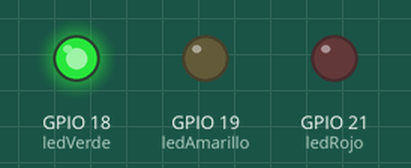
Recording of a sketch running on a simulated ESP32. Parts: output pins drawn as LEDs (lit = HIGH).

Above: at 1.2 s.
At 3.7 s:
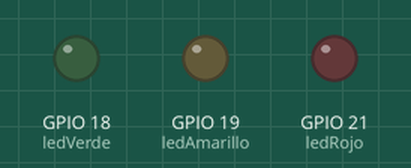
At 6.0 s:
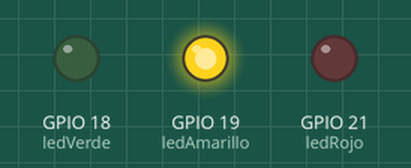
At 8.0 s:
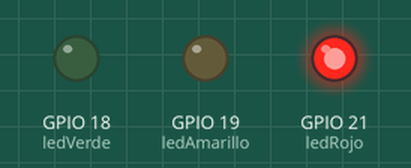
Timing chart, 0 to 11.7 s (numbered marks = the images above):
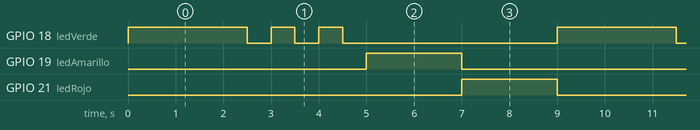

The sketch:

Semaforo.ino
```cpp
/*
  Semáforo en ESP32 con parpadeo del LED verde
*/

const int ledRojo = 21;
const int ledAmarillo = 19;
const int ledVerde = 18;

void setup() {
  // Configuración de pines como salida
  pinMode(ledRojo, OUTPUT);
  pinMode(ledAmarillo, OUTPUT);
  pinMode(ledVerde, OUTPUT);
}

void loop() {

  // Fase 0: Verde encendido
  digitalWrite(ledRojo, LOW);     // Asegurarse de que el rojo esté apagado
  digitalWrite(ledVerde, HIGH);   // Encender verde
  delay(2000);                    // 2 segundos con verde encendido

  // Fase 1: Verde parpadea 3 veces
  for (int i = 0; i < 3; i++) {
    digitalWrite(ledVerde, HIGH);  // Encender verde
    delay(500);                    // Esperar 500 ms (medio segundo)
    digitalWrite(ledVerde, LOW);   // Apagar verde
    delay(500);                    // Esperar 500 ms (medio segundo)
  }

  // Fase 2: Amarillo encendido
  digitalWrite(ledVerde, LOW);     // Asegurarse de que el verde esté apagado
  digitalWrite(ledAmarillo, HIGH); // Encender amarillo
  digitalWrite(ledRojo, LOW);      // Asegurarse de que el rojo esté apagado
  delay(2000);                     // 2 segundos con amarillo encendido

  // Fase 3: Rojo encendido
  digitalWrite(ledVerde, LOW);     // Asegurarse de que el verde esté apagado
  digitalWrite(ledAmarillo, LOW);  // Apagar amarillo
  digitalWrite(ledRojo, HIGH);     // Encender rojo
  delay(2000);                     // 2 segundos con rojo encendido
}
```

Measured:
- by itself, GPIO 18 (ledVerde): repeats every 9.0 s: 2 × (LOW 0.50 s, HIGH 0.50 s), LOW 4.5 s, HIGH 2.5 s
- by itself, GPIO 19 (ledAmarillo), GPIO 21 (ledRojo): alternates HIGH for 2.0 s and LOW for 7.0 s
- by itself, everything shown: repeats every 9.0 s, in 8 steps
